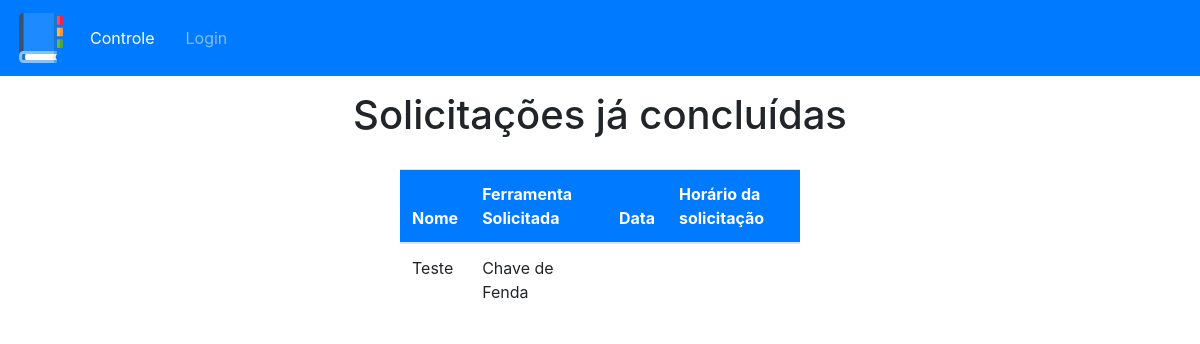
/concluidos.php, run on an earlier commit of the app's database.
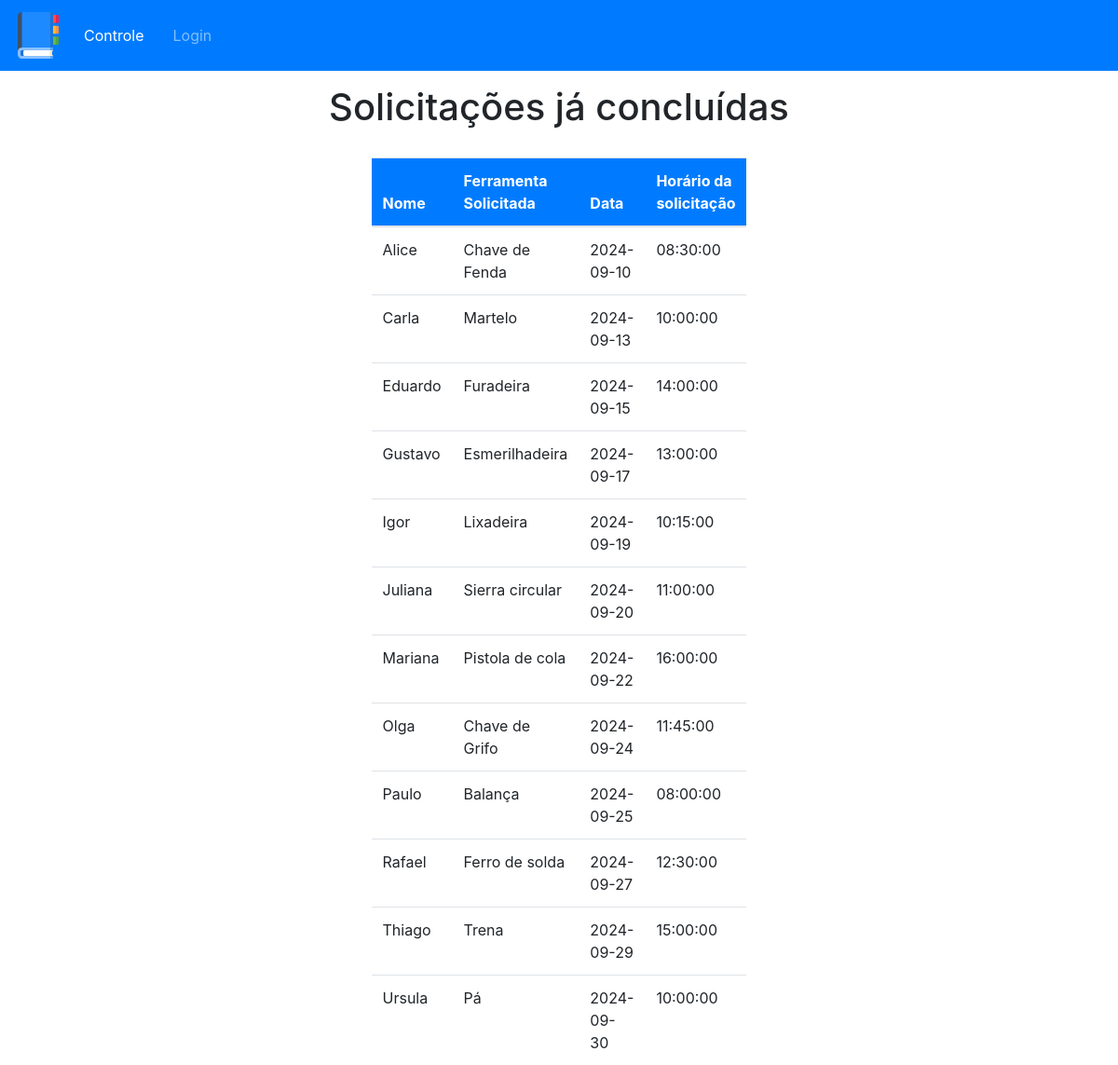
And on a later commit of the database.
### tables this page shows
CREATE TABLE `stocks` (
  `id` int(10) UNSIGNED NOT NULL,
  `name` varchar(150) NOT NULL,
  `tool` varchar(20) NOT NULL,
  `observation` text DEFAULT NULL,
  `date_retirada` date NOT NULL,
  `time_retirada` time NOT NULL,
  `date_devolucao` date DEFAULT NULL,
  `time_devolucao` time DEFAULT NULL,
  `devolvido` tinyint(1) NOT NULL,
  `apagado` tinyint(1) NOT NULL
);

### config/process.php (called while the page is built, shortened)
<?php
  include_once("connection.php");
  include_once("url.php");
  $data = $_POST;
  if(!empty($data)) {
    if($data["type"] === "create") {
      $name = $data["name"];
      $tool = $data["tool"];
      $observation = $data["observation"];
      $date_retirada = $data["date_retirada"];
      $time_retirada = $data["time_retirada"];
      $query = "INSERT INTO stocks (name, tool, observation, date_retirada, time_retirada) VALUES (:name, :tool, :observation, :date_retirada, :time_retirada)";
      $stmt = $conn->prepare($query);
      $stmt->bindParam(":name", $name);
      $stmt->bindParam(":tool", $tool);
      $stmt->bindParam(":observation", $observation);
      $stmt->bindParam(param: ":date_retirada", var: $date_retirada);
      $stmt->bindParam(param: ":time_retirada", var: $time_retirada);
      try {
        $stmt->execute();
        $_SESSION["msg"] = "Solicitação concluída com sucesso com sucesso!";
      } catch(PDOException $e) {
        $error = $e->getMessage();
        echo "Erro: $error";
      }
    } else if($data["type"] === "edit") {
      $name = $data["name"];
      $tool = $data["tool"];
      $observation = $data["observation"];
      $id = $data["id"];
      $query = "UPDATE stocks
                SET name = :name, tool = :tool, observation = :observation
                WHERE id = :id";
      $stmt = $conn->prepare($query);
      $stmt->bindParam(":name", $name);
      $stmt->bindParam(":tool", $tool);
      $stmt->bindParam(":observation", $observation);
      $stmt->bindParam(":id", $id);
      try {
        $stmt->execute();
        $_SESSION["msg"] = "solicitação concluída com sucesso";
      } catch(PDOException $e) {
        $error = $e->getMessage();
        echo "Erro: $error";
      }
    } else if($data["type"] === "delete") {
      $query = "UPDATE  stocks set devolvido = 1 WHERE id=:id";
      $id = $data["id"];
      $stmt = $conn->prepare($query);
      $stmt->bindParam(":id", $id);
      try {
        $stmt->execute();
        $_SESSION["msg"] = "Devolução concluida com sucesso!";
      } catch(PDOException $e) {
        $error = $e->getMessage();
        echo "Erro: $error";
      }
    } else if($data["type"] === "login") {
      $email = $data["email"];
      $senha = $data["senha"];
      $query = "SELECT id, nome, email, senha, is_admin FROM usuarios WHERE email = '$email'";
      $cliente_login = $conn->prepare($query);
      try {
        $cliente_login->execute();
        $cliente_login = $cliente_login->fetch(PDO::FETCH_ASSOC);
      } catch(PDOException $e) {
        $error = $e->getMessage();
        echo "Erro: $error";
      }
      if(!empty($cliente_login)) {
            if(password_verify($senha,$cliente_login['senha'])){
                $token_sessao = bin2hex(random_bytes(32));
                $sql = "INSERT INTO sessoes (id, usuario_id, token, data_criacao) VALUES (NULL, '$cliente_login[id]','$token_sessao',NOW())";
                $registrar_token = $conn->prepare($sql);
                $registrar_token->execute();
                setcookie('token_sessao',$token_sessao, time() + 3600,  '/');
                $_SESSION['user_id'] = $cliente_login['id'];
                $_SESSION['user_name'] = $cliente_login['nome'];
                $_SESSION['is_admin'] = $cliente_login['is_admin'];
            } else {
                $_SESSION["msg"] = "Senha não confere";
                ?>
                <div class="alert alert-danger col-7 mx-auto" role="alert">
                    Usuário ou senha incorretos
                </div>
            <?php }
        } else {
            $_SESSION["msg"] = "Usuário não encontrado";
            ?>
                <div class="alert alert-danger col-7 mx-auto" role="alert">
                    Usuário ou senha incorretos
                </div>
            <?php
        }
    } else if($data["type"] === "cadastrar-usuario") {
      $name = $data["nome"];
      $email = $data["email"];
      $senha = $data["senha"];
      $confirma_senha = $data["confirma-senha"];
      if ($senha != $confirma_senha) {
        $_SESSION['msg'] = "As senhas não são iguais";
      } else {
        $query = "SELECT id FROM usuarios WHERE email = :email";
        $busca_usuario = $conn->prepare($query);
        $busca_usuario->bindParam(":email", $email);
        try {
          $busca_usuario->execute();
          $busca_usuario->fetch(PDO::FETCH_ASSOC);
        } catch(PDOException $e) {
          $error = $e->getMessage();
          echo "Erro: $error";
        }
        if (empty($busca_usuario)) {
          $senha = password_hash($senha,PASSWORD_DEFAULT);
          $query = "INSERT INTO usuarios (id, nome, email, senha, is_admin, apagado) VALUES (NULL, :nome, :email, :senha, 0, 0)";
          $stmt = $conn->prepare($query);
          $stmt->bindParam(":nome", $name);
          $stmt->bindParam(":email", $email);
          $stmt->bindParam(":senha", $senha);
          try {
            $stmt->execute();
            $_SESSION["msg"] = "Usuário Cadastrado com sucesso";
          } catch(PDOException $e) {
            $error = $e->getMessage();
            echo "Erro: $error";
          }
        } else {
          $_SESSION["msg"] = "E-mail já cadastrado";
        }
      }
    } else if($data["type"] === "alterar-senha") {
      $user_id = $_SESSION['user_id'];
      $senha_atual = $data["senha-atual"];
      $nova_senha = $data["nova-senha"];
      $confirma_senha = $data["confirma-senha"];
      $query = "SELECT id, senha FROM usuarios WHERE id = $user_id";
      $cliente_altera_senha = $conn->prepare($query);
      try {
        $cliente_altera_senha->execute();
        $cliente_altera_senha = $cliente_altera_senha->fetch(PDO::FETCH_ASSOC);
      } catch(PDOException $e) {
        $error = $e->getMessage();
        echo "Erro: $error";
      }
      if(!empty($cliente_altera_senha)) {
            if(password_verify($senha_atual, $cliente_altera_senha['senha'])){
              if ($nova_senha == $confirma_senha) {
                $nova_senha = password_hash($nova_senha,PASSWORD_DEFAULT);
                $query = "UPDATE usuarios SET senha = :nova_senha WHERE id = $user_id";
                $stmt = $conn->prepare($query);
                $stmt->bindParam(":nova_senha",$nova_senha);
                try {
                  $stmt->execute();
                  $_SESSION['msg'] = "Senha alterada com sucesso";
                } catch (PDOException $e){
                  $error = $e->getMessage();
                  echo "Erro: $error";
                }
              } else {
                $_SESSION['msg'] = "A nova senha informada foi digitada diferente";
              }
            } else {
                $_SESSION["msg"] = "Senha não confere";
                ?>
                <div class="alert alert-danger col-7 mx-auto" role="alert">
                    Usuário ou senha incorretos
                </div>
            <?php }
        } else {
            $_SESSION["msg"] = "Usuário não encontrado";
            ?>
                <div class="alert alert-danger col-7 mx-auto" role="alert">
                    Usuário ou senha incorretos
                </div>
            <?php
        }
    } else if($data["type"] === "reset-senha") {
      $email_reset = $data['email-reset'];
      $nova_senha = $data["nova-senha"];
      $confirma_senha = $data["confirma-senha"];
      $query = "SELECT id, senha FROM usuarios WHERE email = '$email_reset'";
      $cliente_reset_senha = $conn->prepare($query);
      try {
        $cliente_reset_senha->execute();
        $cliente_reset_senha = $cliente_reset_senha->fetch(PDO::FETCH_ASSOC);
      } catch(PDOException $e) {
        $error = $e->getMessage();
        echo "Erro: $error";
      }
      if(!empty($cliente_reset_senha)) {
        if ($nova_senha == $confirma_senha) {
          $nova_senha = password_hash($nova_senha,PASSWORD_DEFAULT);
          $query = "UPDATE usuarios SET senha = :nova_senha WHERE id = :cliente_reset_id";
          $stmt = $conn->prepare($query);
          $stmt->bindParam(":nova_senha",$nova_senha);
          $stmt->bindParam(":cliente_reset_id",$cliente_reset_senha['id']);
          try {
            $stmt->execute();
            $_SESSION['msg'] = "Senha alterada com sucesso";
          } catch (PDOException $e){
            $error = $e->getMessage();
            echo "Erro: $error";
          }
        } else {
          $_SESSION['msg'] = "A nova senha informada foi digitada diferente";
        }
        } else {
            $_SESSION["msg"] = "Usuário não encontrado";
            ?>
                <div class="alert alert-danger col-7 mx-auto" role="alert">
                    Usuário ou senha incorretos
                </div>
            <?php
        }
    }
    header("Location:" . $BASE_URL . "../index.php");
  } else {
    if(!empty($id)) {
      $query = "SELECT * FROM stocks WHERE id = :id";
      $stmt = $conn->prepare($query);
      $stmt->bindParam(":id", $id);
      $stmt->execute();
      $stock = $stmt->fetch();
    } else {
      $query = "SELECT * FROM stocks WHERE devolvido = 0";
      $stmt = $conn->prepare($query);
      $stmt->execute();
      $stock = $stmt->fetchAll();
    }
  }

### concluidos.php (the view)
<?php
include_once("templates/header.php");
?>
<div class="container">
    <h1 id="main-title">Solicitações já concluídas</h1>
    <?php if(count($stock) > 0): ?>
        <table class="table" id="stock-table">
            <thead>
                <tr>
                    <th scope="col">Nome</th>
                    <th scope="col">Ferramenta Solicitada</th>
                    <th scope="col">Data</th>
                    <th scope="col">Horário da solicitação</th>
                </tr>
            </thead>
            <tbody>
                <?php foreach($stock as $stocks): ?>
                    <tr>
                        <td scope="row"><?= htmlspecialchars($stocks["name"]) ?></td>
                        <td scope="row"><?= htmlspecialchars($stocks["tool"]) ?></td>
                        <td scope="row"><?= htmlspecialchars($stocks["date_retirada"]) ?></td>
                        <td scope="row"><?= htmlspecialchars($stocks["time_retirada"]) ?></td>
                    </tr>
                <?php endforeach; ?>
            </tbody>
        </table>
    <?php else: ?>
        <p>Nenhum item concluído encontrado.</p>
    <?php endif; ?>
</div>
<?php
include_once("templates/footer.php");
?>

What changed in the data, as far as the page shows it:
no longer on this page (row edited): stocks: name "Teste", tool "Chave de Fenda"
added stocks: name "Alice", tool "Chave de Fenda", date_retirada "2024-09-10", time_retirada "08:30:00"
added stocks: name "Carla", tool "Martelo", date_retirada "2024-09-13", time_retirada "10:00:00"
added stocks: name "Eduardo", tool "Furadeira", date_retirada "2024-09-15", time_retirada "14:00:00"
added stocks: name "Gustavo", tool "Esmerilhadeira", date_retirada "2024-09-17", time_retirada "13:00:00"
added stocks: name "Igor", tool "Lixadeira", date_retirada "2024-09-19", time_retirada "10:15:00"
added stocks: name "Juliana", tool "Sierra circular", date_retirada "2024-09-20", time_retirada "11:00:00"
added stocks: name "Mariana", tool "Pistola de cola", date_retirada "2024-09-22", time_retirada "16:00:00"
added stocks: name "Olga", tool "Chave de Grifo", date_retirada "2024-09-24", time_retirada "11:45:00"
added stocks: name "Paulo", tool "Balança", date_retirada "2024-09-25", time_retirada "08:00:00"
added stocks: name "Rafael", tool "Ferro de solda", date_retirada "2024-09-27", time_retirada "12:30:00"
added stocks: name "Thiago", tool "Trena", date_retirada "2024-09-29", time_retirada "15:00:00"
added stocks: name "Ursula", tool "Pá", date_retirada "2024-09-30", time_retirada "10:00:00"
